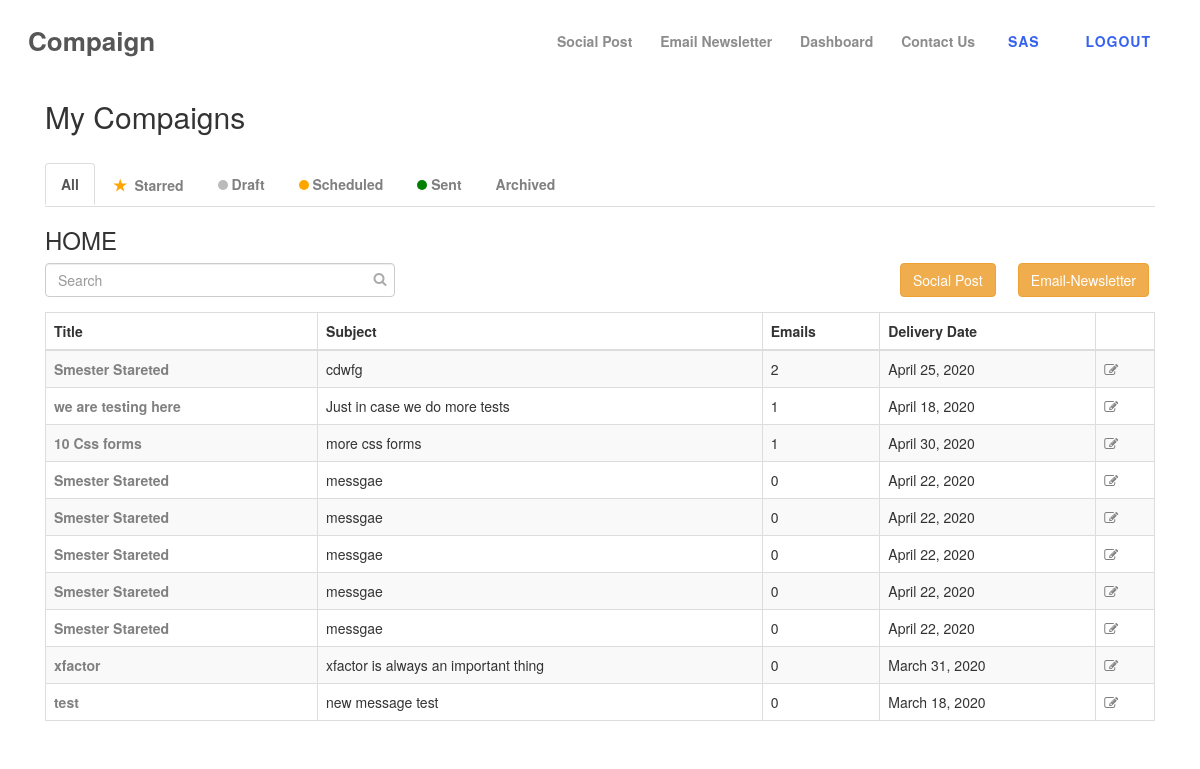
The app's page /dashbaord/ (signed in), older data.
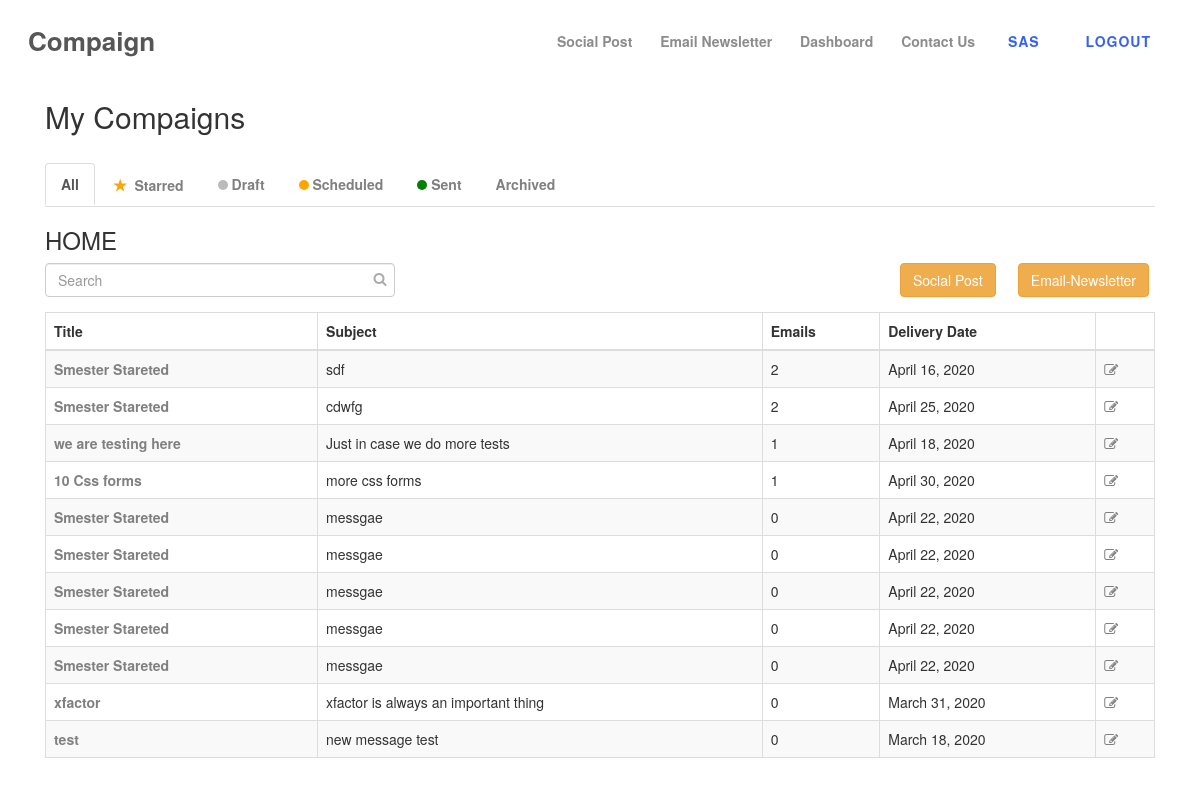
The same page, newer data.
### apps/models.py (models this page shows, shortened)
class Post(models.Model):
    author           = models.ForeignKey(get_user_model(), on_delete= models.CASCADE)
    title            = models.CharField(max_length=150)
    message          = models.TextField(max_length=150)
    emails          = models.IntegerField()
    delivery_date    = models.DateField()
    created_on       = models.DateTimeField(auto_now_add=True)
    updated          = models.DateTimeField(auto_now=True)
    class Meta:
        ordering=['-created_on']

### apps/views.py (the view)
# urls.py: url(r'^dashbaord/$', views.dashboard, name = "dashboard"),
@login_required()
def dashboard(request):
    posts=Post.objects.filter(author=request.user)
    context={
        'post':posts
    }
    return render(request, 'music/dashboard.html',context)

### apps/templates/music/dashboard.html (shortened to what this page needs)
{% extends 'Base.html' %}
{% load static %}
{% block content %}
{% if request.user.is_authenticated %}
<div class="container">
  <h2>My Compaigns</h2>
<br>
  <ul class="nav nav-tabs">
    <li class="active"><a data-toggle="tab" href="#home">All</a></li>
    <li><a data-toggle="tab" href="#Starred"><span style="font-size:110%;color:orange;">&starf;</span>&nbsp;&nbsp;Starred</a></li>
    <li><a data-toggle="tab" href="#Draft"><span class="dot"></span> Draft</a></li>
    <li><a data-toggle="tab" href="#Scheduled"><span class="dot" style="background-color: orange;"></span> Scheduled</a></li>
    <li><a data-toggle="tab" href="#Sent"><span class="dot" style="background-color: green;"></span> Sent</a></li>
    <li><a data-toggle="tab" href="#Archived">Archived</a></li>
  </ul>
  <div class="tab-content">
    <div id="home" class="tab-pane fade in active">
      <h3>HOME</h3>
      <div class="row">
        <div class="col-md-4">
          <div class="form-group has-search">
            <form action="{% url 'search' %}" method="GET" >
            <input type="text" name="query" class="form-control" placeholder="Search">
          </form>
          </div>
        </div>
        <div class="col-md-4"></div>
        <div class="col-md-1"></div>
        <div class="col-md-1">
          <a  href="{% url 'social-post' %}" class="btn btn-warning" >Social Post</a >
          </div>
        <div class="col-md-1" style="left: 2%;">
          <a  href="{% url 'post' %}" class="btn btn-warning" >Email-Newsletter</a >
            </div>
      </div>
      <table class="table table-bordered table-striped">
        <thead>
          <tr>
            <th>Title</th>
            <th>Subject</th>
            <th>Emails</th>
            <th>Delivery Date</th>
            <th></th>
          </tr>
        </thead>
        <tbody>
          {% for i in post %}
          <tr>
            <td> <a href="{% url 'detail' i.id %}"> {{i.title}}</a></td>
            <td>{{i.message}}</td>
            <td>{{i.emails}}</td>
            <td>{{i.delivery_date}}</td>
            <td>  <a href="{% url 'edit' i.id %}"> <i class="fa fa-pencil-square-o" aria-hidden="true"></i></a>
            </td>
          </tr>
          {% endfor %}
        </tbody>
      </table>
    </div>
  </div>
</div>
  {% endif %}
  {% endblock %}

### apps/templates/Base.html (shortened to what this page needs)
{% load static %}
<!DOCTYPE html>
<html lang="en">
<head>
    <link rel="stylesheet" href="{% static 'music/css/style1.css' %}">
<link rel="stylesheet" href="https://maxcdn.bootstrapcdn.com/bootstrap/3.4.1/css/bootstrap.min.css">
<script src="https://maxcdn.bootstrapcdn.com/bootstrap/3.4.1/js/bootstrap.min.js"></script></head>
<link rel="stylesheet" href="//code.jquery.com/ui/1.12.1/themes/base/jquery-ui.css">
<body>
    <header class="header-area">
        <div class="clever-main-menu">
            <div class="classy-nav-container breakpoint-off">
                <nav class="classy-navbar justify-content-between" id="cleverNav">
                    <a class="nav-brand" href="{% url 'home' %}"><strong>Compaign</strong></a>
                    <div class="classy-menu">
                        <div class="classynav" >
                            <ul style="margin-top: 12px;">
                                {% if request.user.is_authenticated %}
                                <li><a href="{% url 'social-post' %}">Social Post</a></li>
                                <li><a href="{% url 'post' %}">Email Newsletter</a></li>
                                <li><a href="{% url 'dashboard' %}">Dashboard</a></li>
                                {% else %}
                                <li><a href="{% url 'home' %}">Home</a></li>
                                {% endif %}
                                <li><a href="{% url 'contact' %}">Contact Us</a></li>
                            </ul>
                            {% block register %}
                            <div class="register-login-area">
                                {% if request.user.is_authenticated %}
                                <a href="{% url 'profile' request.user.username  %}"
                                    class="btn">{{ request.user.username }}</a>
                                <a href="{% url 'logout' %}" class="btn">logout</a>
                                {% else %}
                                <a href="{% url 'register' %}" class="btn">Register</a>
                                <a href="{% url 'login' %}" class="btn active">Login</a>
                                {% endif %}
                            </div>
                            {%  endblock %}
                        </div>
                    </div>
                </nav>
            </div>
        </div>
    </header>
    {% block content %}
    {% endblock %}
    </body>
    </html>

### apps/static/music/css/style1.css (style rules this page uses)
* { margin: 0; padding: 0; }
body { font-family: "Open Sans", sans-serif; font-size: 14px; font-weight: 400; }
h1, h2, h3, h4, h5, h6 { color: rgba(0, 0, 0, 0.8); line-height: 1.3; font-weight: 700; }
a, a:hover, a:focus { -webkit-transition-duration: 500ms; transition-duration: 500ms; text-decoration: none; outline: 0 solid transparent; color: rgba(0, 0, 0, 0.8); font-weight: 600; font-size: 14px; }
ul, ol { margin: 0; }
ul li, ol li { list-style: none; }
.header-area { position: relative; z-index: 200; }
.clever-main-menu { position: relative; z-index: 1; width: 100%; height: 80px; }
.clever-main-menu .classy-navbar { height: 80px; }
.clever-main-menu .classynav ul li a { color: rgba(0, 0, 0, 0.45); font-weight: 600; }
.register-login-area { position: relative; z-index: 1; }
.register-login-area a { position: relative; display: inline-block; padding: 0 20px; height: 40px; font-weight: 600; text-transform: uppercase; letter-spacing: 1px; font-size: 14px; color: #3762f0; line-height: 40px; }

### apps/templates/Base.html (style rules this page uses)
.dot { height: 10px; width: 10px; background-color: #bbb; border-radius: 50%; display: inline-block; }
a { color:gray; }

### apps/templates/music/dashboard.html (style rules this page uses)
a { color: gray; }

Row changes from the older to the newer data that the page shows:
added Post: title "Smester Stareted", message "sdf", emails "2", delivery_date "April 16, 2020"
